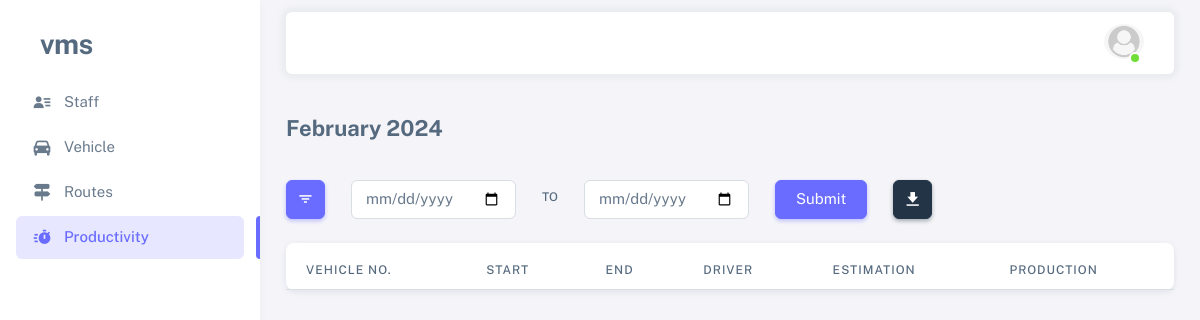
Page /productivity-month-report/ (signed in) on the earlier database version.
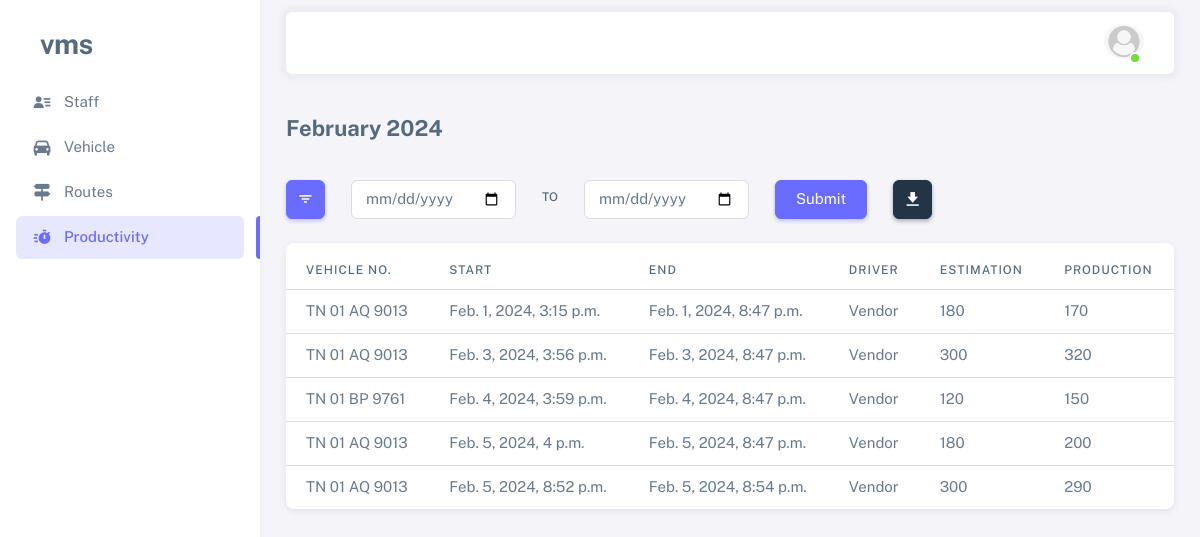
Same page on the later database version.
### vms_app/models.py (models this page shows, shortened)
class Productivity(models.Model):
    vehicle = models.ForeignKey(Vehicle, related_name="vehicle_productivity_set", on_delete=models.SET_NULL, null=True,
                                blank=True, limit_choices_to={'is_active': True, 'is_working': False})
    start = models.DateTimeField(default=timezone.now)
    end = models.DateTimeField(null=True, blank=True)
    routes = models.ManyToManyField(Route, blank=True, limit_choices_to={'is_active': True})
    estimation = models.IntegerField(null=True, blank=True)
    driver = models.CharField(max_length=500, default='Vendor')
    day_production = models.IntegerField(null=True, blank=True)
    rounds = models.IntegerField(null=True, blank=True)

class Vehicle(models.Model):
    vehicle_number = models.CharField(max_length=100, unique=True)
    is_active = models.BooleanField(default=True)
    is_working = models.BooleanField(default=False)
    supervisor = models.ForeignKey(Employee, on_delete=models.SET_NULL, null=True, blank=True,
                                   related_name='vehicle_supervised_by', limit_choices_to={'is_active': True})
    remark = models.TextField(null=True, blank=True)
    created_by = models.ForeignKey(Employee, on_delete=models.SET_NULL, null=True, blank=True,
                                   related_name='vehicle_created_by')
    created_on = models.DateTimeField(auto_now_add=True)
    updated_by = models.ForeignKey(Employee, on_delete=models.SET_NULL, null=True, blank=True,
                                   related_name='vehicle_updated_by')
    updated_on = models.DateTimeField(auto_now=True)
    zone = models.ForeignKey(Zone, related_name='zone_vehicles_set',
                             on_delete=models.PROTECT, null=True, blank=True)
    workshop = models.ForeignKey(Workshop, related_name='workshop_vehicles_set',
                                 on_delete=models.PROTECT, null=True, blank=True)
    register_number = models.CharField(max_length=50, null=True, blank=True, unique=True)
    chassis_number = models.CharField(max_length=50, null=True, blank=True)
    vehicle_model = models.CharField(max_length=50, null=True, blank=True)
    type = models.CharField(max_length=50, null=True, blank=True)
    engine_number = models.CharField(max_length=50, null=True, blank=True)
    fc_date = models.DateField(null=True, blank=True)
    insurance = models.DateField(null=True, blank=True)
    puc = models.DateField(null=True, blank=True)  # pollution under control certificate expiry date
    def __str__(self) -> str:
        return self.vehicle_number

### vms_app/views.py (the view)
# urls.py: path('productivity-month-report/', views.productivity_month_report, name='productivity_month_report'),
@login_required(login_url='login')
@active_required
def productivity_month_report(request):
    today = timezone.now()
    current_year = today.year
    current_month = today.month
    productivity = Productivity.objects.filter(
        start__year=current_year,
        start__month=current_month
    )
    filename = today.strftime("%B %Y")
    if request.method == "POST":
        response = HttpResponse(content_type='application/ms-excel')
        response['Content-Disposition'] = f'attachment; filename="{filename}.xlsx"'
        excel_report = productivity_excel_report(filename, productivity)
        excel_report.save(response)
        return response
    context = {
        "head": filename,
        "menu": "menu-productivity",
        "productivity_list": productivity
    }
    return render(request, 'vms_app/productivity_report.html', context)

### vms_app/templates/vms_app/productivity_report.html (shortened to what this page needs)
{% extends "base.html" %}
{% load crispy_forms_tags %}
{% block content %}
<h4 class="fw-bold py-3 mb-4">{% if data %}{{data.start|date:"d / m / Y"}} - {{data.end|date:"d / m / Y"}}{% else %}{{head}}{% endif %}</h4>
<div class="row">
    <div class="col-auto">
        <button type="button" class="btn btn-primary btn-icon dropdown-toggle hide-arrow" data-bs-toggle="dropdown" aria-expanded="false">
            <i class="bx bx-filter"></i>
        </button>
    </div>
    <div class="col-auto">
        <form action="{% url "productivity_custom_report" %}" method="post">
            <div class="row">
                <div class="col-auto">
                    <input class="form-control" type="date" name="start" value="{{data.start|date:"Y-m-d"}}" required>
                </div>
                <div class="col-auto">
                    <label class="form-label mt-2">To</label>
                </div>
                <div class="col-auto">
                    <input class="form-control" type="date" name="end" value="{{data.end|date:"Y-m-d"}}" required>
                </div>
                <div class="col-auto">
                    <button type="submit" class="btn btn-primary" name="submit">Submit</button>
                </div>
            </div>
        </form>
    </div>
    {% if not custom %}
        <div class="col-auto">
            <form  method="post">
                <button type="submit" class="btn btn-dark btn-icon" name="download" value="1"><i class='bx bxs-download' ></i></button>
            </form>
        </div>
    {% endif %}
</div>
<div class="card mt-4">
    <div class="table-responsive text-nowrap mt-2">
        <table class="table">
            <thead>
                <tr>
                    <th>Vehicle No.</th>
                    <th>Start</th>
                    <th>End</th>
                    <th>Driver</th>
                    <th>Estimation</th>
                    <th>Production</th>
                </tr>
            </thead>
            <tbody class="table-border-bottom-0">
                {% for productivity in productivity_list %}
                <tr>
                    <td>{{productivity.vehicle}}</td>
                    <td>{{productivity.start}}</td>
                    <td>{{productivity.end}}</td>
                    <td>{{productivity.driver }}</td>
                    <td>{{productivity.estimation }}</td>
                    <td>{{productivity.day_production }}</td>
                </tr>
                {% endfor %}
            </tbody>
        </table>
    </div>
</div>
{% endblock content %}

Differences in the rows shown:
now on this page (row edited): Productivity: vehicle "TN 01 AQ 9013", start "Feb. 1, 2024, 3:15 p.m.", end "Feb. 1, 2024, 8:47 p.m.", driver "Vendor", estimation "180", day_production "170"
now on this page (row edited): Productivity: vehicle "TN 01 AQ 9013", start "Feb. 3, 2024, 3:56 p.m.", end "Feb. 3, 2024, 8:47 p.m.", driver "Vendor", estimation "300", day_production "320"
now on this page (row edited): Productivity: vehicle "TN 01 BP 9761", start "Feb. 4, 2024, 3:59 p.m.", end "Feb. 4, 2024, 8:47 p.m.", driver "Vendor", estimation "120", day_production "150"
now on this page (row edited): Productivity: vehicle "TN 01 AQ 9013", start "Feb. 5, 2024, 4 p.m.", end "Feb. 5, 2024, 8:47 p.m.", driver "Vendor", estimation "180", day_production "200"
added Productivity: vehicle "TN 01 AQ 9013", start "Feb. 5, 2024, 8:52 p.m.", end "Feb. 5, 2024, 8:54 p.m.", driver "Vendor", estimation "300", day_production "290"
